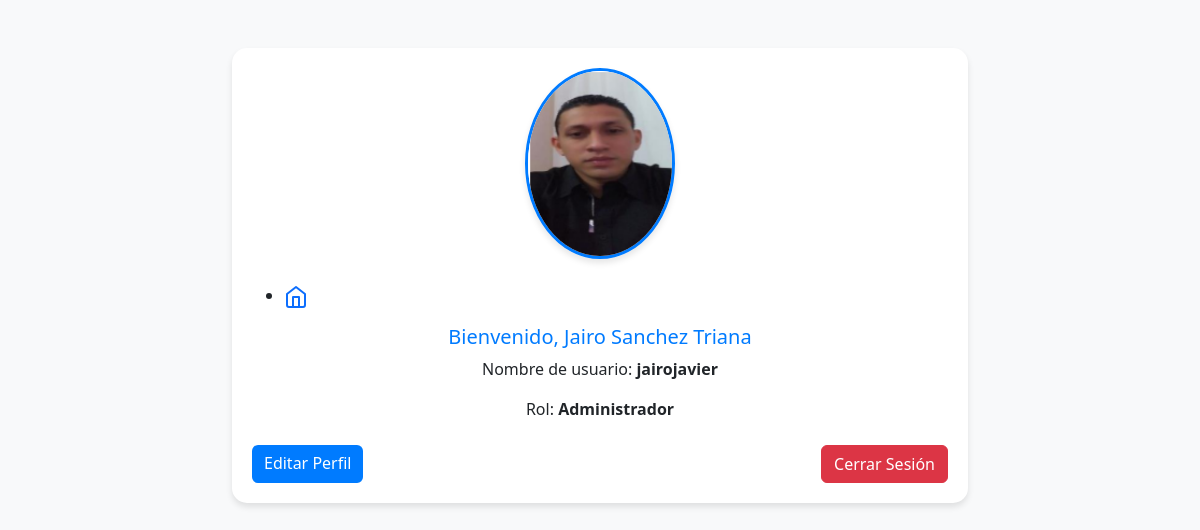
Screenshot of /profile/ (signed in) with the database file from the repository.
### taxis/models.py (models this page shows, shortened)
class AppUser(AbstractUser):
    ROLE_CHOICES = [
        ('customer', 'Cliente'),
        ('driver', 'Taxista'),
        ('admin', 'Administrador'),
    ]
    role = models.CharField(max_length=10, choices=ROLE_CHOICES, default='customer')
    phone_number = models.CharField(max_length=15, default='', blank=True, null=True)  # Número de celular
    national_id = models.CharField(max_length=20, default='', blank=True, null=True)  # Número de cédula
    profile_picture = models.ImageField(upload_to='profile_pics/', default='default.jpg', blank=True, null=True)  # Foto de perfil

### taxis/views.py (the view, shortened to what this page needs)
# urls.py: path('profile/', views.profile_view, name='profile'),
@login_required
def profile_view(request):
    user = request.user
    context = {
        'user': user,
    }
    return render(request, 'registration/profile.html', context)

### taxis/templates/registration/profile.html (shortened to what this page needs)
<!DOCTYPE html>
<html lang="en">
<head>
    {% load static %}
    <link href="https://cdn.jsdelivr.net/npm/bootstrap@5.3.0-alpha3/dist/css/bootstrap.min.css" rel="stylesheet">
</head>
<body>
    <div class="container mt-5">
        <div class="row justify-content-center">
            <div class="col-md-8 col-12">
                <div class="profile-card">
                    <div class="text-center mb-4">
                        {% if user.profile_picture %}
                            <img src="{{ user.profile_picture.url }}" alt="Foto de perfil" class="rounded-circle" width="150">
                        {% else %}
                            <img src="{% static 'default.jpg' %}" alt="Foto de perfil predeterminada" class="rounded-circle" width="150">
                        {% endif %}
                    </div>
                    <nav>
                        <ul>
                            <li><a href="{% url 'map'%}"><svg xmlns="http://www.w3.org/2000/svg" width="24" height="24" viewBox="0 0 24 24" fill="none" stroke="currentColor" stroke-width="2" stroke-linecap="round" stroke-linejoin="round"><path d="M3 9l9-7 9 7v11a2 2 0 0 1-2 2H5a2 2 0 0 1-2-2z"/><polyline points="9 22 9 12 15 12 15 22"/></svg></a></li>
                        </ul>
                    </nav>
                    <h5 class="text-center">Bienvenido, {{ user.first_name }} {{ user.last_name }}</h5>
                    <p class="text-center">Nombre de usuario: <strong>{{ user.username }}</strong></p>
                    <p class="text-center">Rol: <strong>{{ user.get_role_display }}</strong></p>
                    <div class="d-flex justify-content-between mt-4">
                        <a href="{% url 'edit_profile' %}" class="btn btn-primary">Editar Perfil</a>
                        <a href="{% url 'logout' %}" class="btn btn-danger">Cerrar Sesión</a>
                    </div>
                </div>
            </div>
        </div>
    </div>
</body>
</html>

### taxis/templates/registration/profile.html (style rules this page uses)
body { background-color: #f8f9fa; }
.profile-card { border-radius: 15px; box-shadow: 0 4px 6px rgba(0, 0, 0, 0.1); background: #ffffff; padding: 20px; }
.profile-card img { border: 3px solid #007bff; box-shadow: 0 4px 6px rgba(0, 0, 0, 0.1); }
.profile-card h5, .profile-card h6 { color: #007bff; }
.btn-primary { background-color: #007bff; border: none; }
.profile-card img { max-width: 100%; height: auto; }

### rows the page displays
AppUser: profile_picture (picture), first_name "Jairo", last_name "Sanchez Triana", username "jairojavier", role "Administrador"
